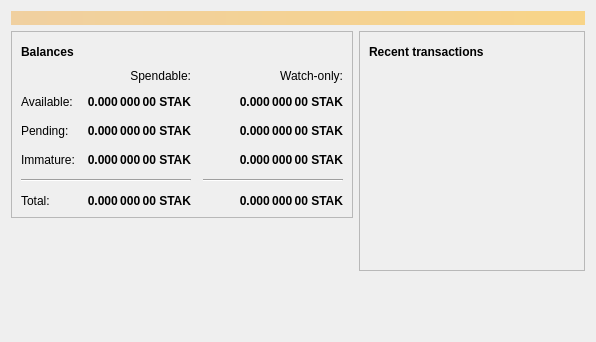
<?xml version="1.0" encoding="UTF-8"?>
<ui version="4.0">
 <class>OverviewPage</class>
 <widget class="QWidget" name="OverviewPage">
  <property name="geometry">
   <rect>
    <x>0</x>
    <y>0</y>
    <width>596</width>
    <height>342</height>
   </rect>
  </property>
  <property name="windowTitle">
   <string>Form</string>
  </property>
  <layout class="QVBoxLayout" name="topLayout">
   <item>
    <widget class="QLabel" name="labelAlerts">
     <property name="visible">
      <bool>false</bool>
     </property>
     <property name="styleSheet">
      <string notr="true">QLabel { background-color: qlineargradient(x1: 0, y1: 0, x2: 1, y2: 0, stop:0 #F0D0A0, stop:1 #F8D488); color:#000000; }</string>
     </property>
     <property name="wordWrap">
      <bool>true</bool>
     </property>
     <property name="margin">
      <number>3</number>
     </property>
     <property name="textInteractionFlags">
      <set>Qt::TextSelectableByMouse</set>
     </property>
    </widget>
   </item>
   <item>
    <layout class="QHBoxLayout" name="horizontalLayout" stretch="1,1">
     <item>
      <layout class="QVBoxLayout" name="verticalLayout_2">
       <item>
        <widget class="QFrame" name="frame">
         <property name="frameShape">
          <enum>QFrame::StyledPanel</enum>
         </property>
         <property name="frameShadow">
          <enum>QFrame::Raised</enum>
         </property>
         <layout class="QVBoxLayout" name="verticalLayout_4">
          <item>
           <layout class="QHBoxLayout" name="horizontalLayout_4">
            <item>
             <widget class="QLabel" name="label_5">
              <property name="font">
               <font>
                <weight>75</weight>
                <bold>true</bold>
               </font>
              </property>
              <property name="text">
               <string>Balances</string>
              </property>
             </widget>
            </item>
            <item>
             <widget class="QPushButton" name="labelWalletStatus">
              <property name="enabled">
               <bool>true</bool>
              </property>
              <property name="maximumSize">
               <size>
                <width>30</width>
                <height>16777215</height>
               </size>
              </property>
              <property name="toolTip">
               <string>The displayed information may be out of date. Your wallet automatically synchronizes with the WeyCoin network after a connection is established, but this process has not completed yet.</string>
              </property>
              <property name="text">
               <string/>
              </property>
              <property name="icon">
               <iconset resource="../weycoin.qrc">
                <normaloff>:/icons/warning</normaloff>
                <disabledoff>:/icons/warning</disabledoff>:/icons/warning</iconset>
              </property>
              <property name="iconSize">
               <size>
                <width>24</width>
                <height>24</height>
               </size>
              </property>
              <property name="flat">
               <bool>true</bool>
              </property>
             </widget>
            </item>
            <item>
             <spacer name="horizontalSpacer_3">
              <property name="orientation">
               <enum>Qt::Horizontal</enum>
              </property>
              <property name="sizeHint" stdset="0">
               <size>
                <width>40</width>
                <height>20</height>
               </size>
              </property>
             </spacer>
            </item>
           </layout>
          </item>
          <item>
           <layout class="QGridLayout" name="gridLayout">
            <property name="spacing">
             <number>12</number>
            </property>
            <item row="2" column="2">
             <widget class="QLabel" name="labelWatchPending">
              <property name="font">
               <font>
                <weight>75</weight>
                <bold>true</bold>
               </font>
              </property>
              <property name="cursor">
               <cursorShape>IBeamCursor</cursorShape>
              </property>
              <property name="toolTip">
               <string>Unconfirmed transactions to watch-only addresses</string>
              </property>
              <property name="text">
               <string notr="true">0.000 000 00 STAK</string>
              </property>
              <property name="alignment">
               <set>Qt::AlignRight|Qt::AlignTrailing|Qt::AlignVCenter</set>
              </property>
              <property name="textInteractionFlags">
               <set>Qt::LinksAccessibleByMouse|Qt::TextSelectableByKeyboard|Qt::TextSelectableByMouse</set>
              </property>
             </widget>
            </item>
            <item row="2" column="1">
             <widget class="QLabel" name="labelUnconfirmed">
              <property name="font">
               <font>
                <weight>75</weight>
                <bold>true</bold>
               </font>
              </property>
              <property name="cursor">
               <cursorShape>IBeamCursor</cursorShape>
              </property>
              <property name="toolTip">
               <string>Total of transactions that have yet to be confirmed, and do not yet count toward the spendable balance</string>
              </property>
              <property name="text">
               <string notr="true">0.000 000 00 STAK</string>
              </property>
              <property name="alignment">
               <set>Qt::AlignRight|Qt::AlignTrailing|Qt::AlignVCenter</set>
              </property>
              <property name="textInteractionFlags">
               <set>Qt::LinksAccessibleByMouse|Qt::TextSelectableByKeyboard|Qt::TextSelectableByMouse</set>
              </property>
             </widget>
            </item>
            <item row="3" column="2">
             <widget class="QLabel" name="labelWatchImmature">
              <property name="font">
               <font>
                <weight>75</weight>
                <bold>true</bold>
               </font>
              </property>
              <property name="cursor">
               <cursorShape>IBeamCursor</cursorShape>
              </property>
              <property name="toolTip">
               <string>Mined balance in watch-only addresses that has not yet matured</string>
              </property>
              <property name="text">
               <string notr="true">0.000 000 00 STAK</string>
              </property>
              <property name="alignment">
               <set>Qt::AlignRight|Qt::AlignTrailing|Qt::AlignVCenter</set>
              </property>
              <property name="textInteractionFlags">
               <set>Qt::LinksAccessibleByMouse|Qt::TextSelectableByKeyboard|Qt::TextSelectableByMouse</set>
              </property>
             </widget>
            </item>
            <item row="4" column="0" colspan="2">
             <widget class="Line" name="line">
              <property name="orientation">
               <enum>Qt::Horizontal</enum>
              </property>
             </widget>
            </item>
            <item row="4" column="2">
             <widget class="Line" name="lineWatchBalance">
              <property name="sizePolicy">
               <sizepolicy hsizetype="Preferred" vsizetype="Fixed">
                <horstretch>0</horstretch>
                <verstretch>0</verstretch>
               </sizepolicy>
              </property>
              <property name="minimumSize">
               <size>
                <width>140</width>
                <height>0</height>
               </size>
              </property>
              <property name="orientation">
               <enum>Qt::Horizontal</enum>
              </property>
             </widget>
            </item>
            <item row="5" column="0">
             <widget class="QLabel" name="labelTotalText">
              <property name="text">
               <string>Total:</string>
              </property>
             </widget>
            </item>
            <item row="3" column="1">
             <widget class="QLabel" name="labelImmature">
              <property name="font">
               <font>
                <weight>75</weight>
                <bold>true</bold>
               </font>
              </property>
              <property name="cursor">
               <cursorShape>IBeamCursor</cursorShape>
              </property>
              <property name="toolTip">
               <string>Mined balance that has not yet matured</string>
              </property>
              <property name="text">
               <string notr="true">0.000 000 00 STAK</string>
              </property>
              <property name="alignment">
               <set>Qt::AlignRight|Qt::AlignTrailing|Qt::AlignVCenter</set>
              </property>
              <property name="textInteractionFlags">
               <set>Qt::LinksAccessibleByMouse|Qt::TextSelectableByKeyboard|Qt::TextSelectableByMouse</set>
              </property>
             </widget>
            </item>
            <item row="2" column="3">
             <spacer name="horizontalSpacer_2">
              <property name="orientation">
               <enum>Qt::Horizontal</enum>
              </property>
              <property name="sizeHint" stdset="0">
               <size>
                <width>40</width>
                <height>20</height>
               </size>
              </property>
             </spacer>
            </item>
            <item row="3" column="0">
             <widget class="QLabel" name="labelImmatureText">
              <property name="text">
               <string>Immature:</string>
              </property>
             </widget>
            </item>
            <item row="5" column="1">
             <widget class="QLabel" name="labelTotal">
              <property name="font">
               <font>
                <weight>75</weight>
                <bold>true</bold>
               </font>
              </property>
              <property name="cursor">
               <cursorShape>IBeamCursor</cursorShape>
              </property>
              <property name="toolTip">
               <string>Your current total balance</string>
              </property>
              <property name="text">
               <string notr="true">0.000 000 00 STAK</string>
              </property>
              <property name="alignment">
               <set>Qt::AlignRight|Qt::AlignTrailing|Qt::AlignVCenter</set>
              </property>
              <property name="textInteractionFlags">
               <set>Qt::LinksAccessibleByMouse|Qt::TextSelectableByKeyboard|Qt::TextSelectableByMouse</set>
              </property>
             </widget>
            </item>
            <item row="5" column="2">
             <widget class="QLabel" name="labelWatchTotal">
              <property name="font">
               <font>
                <weight>75</weight>
                <bold>true</bold>
               </font>
              </property>
              <property name="cursor">
               <cursorShape>IBeamCursor</cursorShape>
              </property>
              <property name="toolTip">
               <string>Current total balance in watch-only addresses</string>
              </property>
              <property name="text">
               <string notr="true">0.000 000 00 STAK</string>
              </property>
              <property name="alignment">
               <set>Qt::AlignRight|Qt::AlignTrailing|Qt::AlignVCenter</set>
              </property>
              <property name="textInteractionFlags">
               <set>Qt::LinksAccessibleByMouse|Qt::TextSelectableByKeyboard|Qt::TextSelectableByMouse</set>
              </property>
             </widget>
            </item>
            <item row="0" column="2">
             <widget class="QLabel" name="labelWatchonly">
              <property name="text">
               <string>Watch-only:</string>
              </property>
              <property name="alignment">
               <set>Qt::AlignRight|Qt::AlignTrailing|Qt::AlignVCenter</set>
              </property>
             </widget>
            </item>
            <item row="1" column="0">
             <widget class="QLabel" name="labelBalanceText">
              <property name="text">
               <string>Available:</string>
              </property>
             </widget>
            </item>
            <item row="1" column="1">
             <widget class="QLabel" name="labelBalance">
              <property name="font">
               <font>
                <weight>75</weight>
                <bold>true</bold>
               </font>
              </property>
              <property name="cursor">
               <cursorShape>IBeamCursor</cursorShape>
              </property>
              <property name="toolTip">
               <string>Your current spendable balance</string>
              </property>
              <property name="text">
               <string notr="true">0.000 000 00 STAK</string>
              </property>
              <property name="alignment">
               <set>Qt::AlignRight|Qt::AlignTrailing|Qt::AlignVCenter</set>
              </property>
              <property name="textInteractionFlags">
               <set>Qt::LinksAccessibleByMouse|Qt::TextSelectableByKeyboard|Qt::TextSelectableByMouse</set>
              </property>
             </widget>
            </item>
            <item row="1" column="2">
             <widget class="QLabel" name="labelWatchAvailable">
              <property name="font">
               <font>
                <weight>75</weight>
                <bold>true</bold>
               </font>
              </property>
              <property name="cursor">
               <cursorShape>IBeamCursor</cursorShape>
              </property>
              <property name="toolTip">
               <string>Your current balance in watch-only addresses</string>
              </property>
              <property name="text">
               <string notr="true">0.000 000 00 STAK</string>
              </property>
              <property name="alignment">
               <set>Qt::AlignRight|Qt::AlignTrailing|Qt::AlignVCenter</set>
              </property>
              <property name="textInteractionFlags">
               <set>Qt::LinksAccessibleByMouse|Qt::TextSelectableByKeyboard|Qt::TextSelectableByMouse</set>
              </property>
             </widget>
            </item>
            <item row="2" column="0">
             <widget class="QLabel" name="labelPendingText">
              <property name="text">
               <string>Pending:</string>
              </property>
             </widget>
            </item>
            <item row="0" column="1">
             <widget class="QLabel" name="labelSpendable">
              <property name="text">
               <string>Spendable:</string>
              </property>
              <property name="alignment">
               <set>Qt::AlignRight|Qt::AlignTrailing|Qt::AlignVCenter</set>
              </property>
             </widget>
            </item>
           </layout>
          </item>
         </layout>
        </widget>
       </item>
       <item>
        <spacer name="verticalSpacer">
         <property name="orientation">
          <enum>Qt::Vertical</enum>
         </property>
         <property name="sizeHint" stdset="0">
          <size>
           <width>20</width>
           <height>40</height>
          </size>
         </property>
        </spacer>
       </item>
      </layout>
     </item>
     <item>
      <layout class="QVBoxLayout" name="verticalLayout_3">
       <item>
        <widget class="QFrame" name="frame_2">
         <property name="frameShape">
          <enum>QFrame::StyledPanel</enum>
         </property>
         <property name="frameShadow">
          <enum>QFrame::Raised</enum>
         </property>
         <layout class="QVBoxLayout" name="verticalLayout">
          <item>
           <layout class="QHBoxLayout" name="horizontalLayout_2">
            <item>
             <widget class="QLabel" name="label_4">
              <property name="font">
               <font>
                <weight>75</weight>
                <bold>true</bold>
               </font>
              </property>
              <property name="text">
               <string>Recent transactions</string>
              </property>
             </widget>
            </item>
            <item>
             <widget class="QPushButton" name="labelTransactionsStatus">
              <property name="enabled">
               <bool>true</bool>
              </property>
              <property name="maximumSize">
               <size>
                <width>30</width>
                <height>16777215</height>
               </size>
              </property>
              <property name="toolTip">
               <string>The displayed information may be out of date. Your wallet automatically synchronizes with the WeyCoin network after a connection is established, but this process has not completed yet.</string>
              </property>
              <property name="text">
               <string/>
              </property>
              <property name="icon">
               <iconset resource="../weycoin.qrc">
                <normaloff>:/icons/warning</normaloff>
                <disabledoff>:/icons/warning</disabledoff>:/icons/warning</iconset>
              </property>
              <property name="iconSize">
               <size>
                <width>24</width>
                <height>24</height>
               </size>
              </property>
              <property name="flat">
               <bool>true</bool>
              </property>
             </widget>
            </item>
            <item>
             <spacer name="horizontalSpacer">
              <property name="orientation">
               <enum>Qt::Horizontal</enum>
              </property>
              <property name="sizeHint" stdset="0">
               <size>
                <width>40</width>
                <height>20</height>
               </size>
              </property>
             </spacer>
            </item>
           </layout>
          </item>
          <item>
           <widget class="QListView" name="listTransactions">
            <property name="styleSheet">
             <string notr="true">QListView { background: transparent; }</string>
            </property>
            <property name="frameShape">
             <enum>QFrame::NoFrame</enum>
            </property>
            <property name="verticalScrollBarPolicy">
             <enum>Qt::ScrollBarAlwaysOff</enum>
            </property>
            <property name="horizontalScrollBarPolicy">
             <enum>Qt::ScrollBarAlwaysOff</enum>
            </property>
            <property name="selectionMode">
             <enum>QAbstractItemView::NoSelection</enum>
            </property>
           </widget>
          </item>
         </layout>
        </widget>
       </item>
       <item>
        <spacer name="verticalSpacer_2">
         <property name="orientation">
          <enum>Qt::Vertical</enum>
         </property>
         <property name="sizeHint" stdset="0">
          <size>
           <width>20</width>
           <height>40</height>
          </size>
         </property>
        </spacer>
       </item>
      </layout>
     </item>
    </layout>
   </item>
  </layout>
 </widget>
 <resources/>
 <connections/>
</ui>
